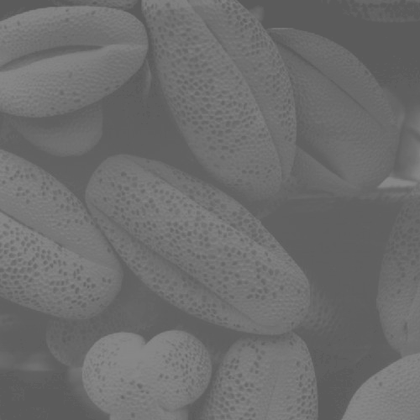
%> input picture Image Processing/stretch.tif, 420 x 420 px, shrunk from 500 x 500 before the run
$ octave contrastStretching.m   (GNU Octave 9; MATLAB toolbox functions it lacks are replaced by stand-ins)
%> lines starting %> are read from the running program, lines starting %| are printed output that depends on the picture
### Image Processing/hist_cal.m
function y = hist_cal(img)

    [r,c] = size(img);
    hist_array = zeros(1,256);

    for i = 1:r
        for j = 1:c
            hist_array(img(i,j)+1) = hist_array(img(i,j)+1)+1; %because value is 0 to 255 but array 1 to 256
        end
    end

    y = hist_array;
end

### Image Processing/contrastStretching.m
img = imread('stretch.tif');
%> img is the input picture: size 420x420 uint8; min 88, max 137, mean 109.1

maxi = max(img(:));
%> maxi = 137
mini = min(img(:));
%> mini = 88

workImage = img;

workImage = ((workImage-mini))*(255/(maxi-mini));
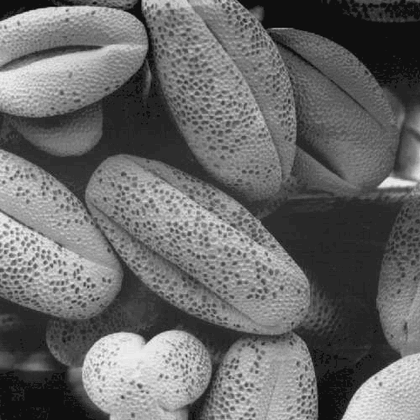
%> workImage: size 420x420 uint8; min 0, max 245, mean 105.4

subplot(2,2,1);
imshow(img);
title('original image');
subplot(2,2,2);
imshow(workImage);
title('stretched image');

x = hist_cal(img);
%> after the loop in hist_cal, `for i = 1:r`: hist_array = 256 values, max 13308 at index 97, min 0 at index 1, mean 689.1
%> in hist_cal, `y = hist_array;`: y has the same summary as hist_array
%> x has the same summary as hist_array in hist_cal
y = hist_cal(workImage);
%> y = 256 values, max 13308 at index 41, min 0 at index 2, mean 689.1

subplot(2,2,3);
stem(x,'marker','none');
subplot(2,2,4);
stem(y,'marker','none');
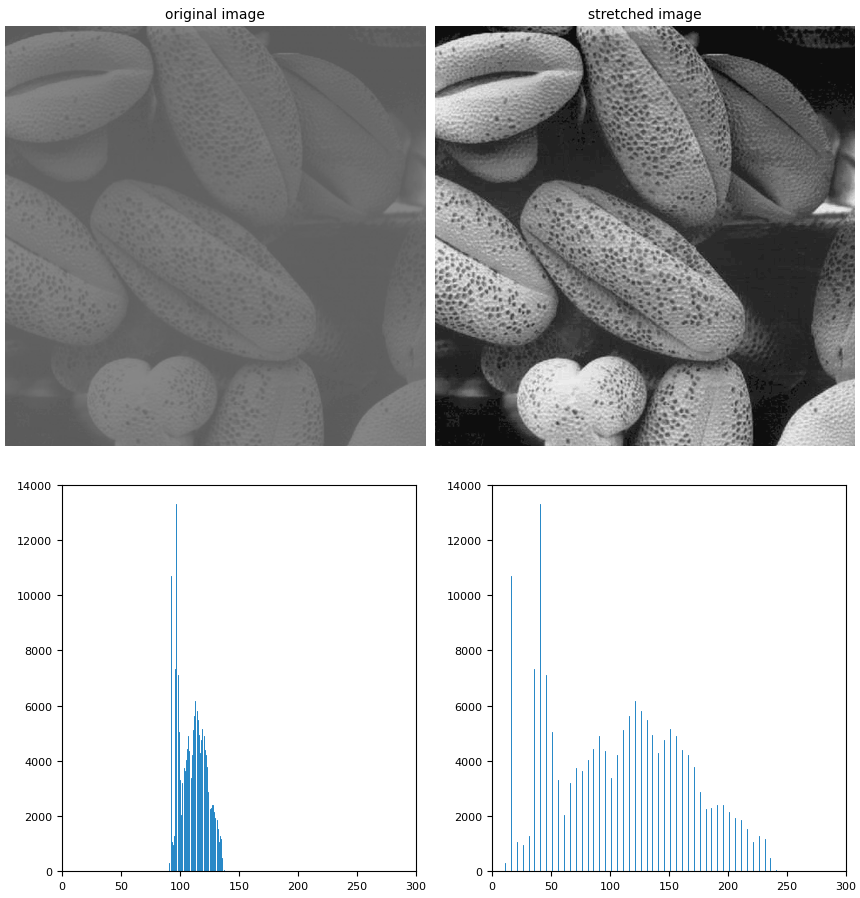
%> figure redrawn from the program's plot data, 4 panels
